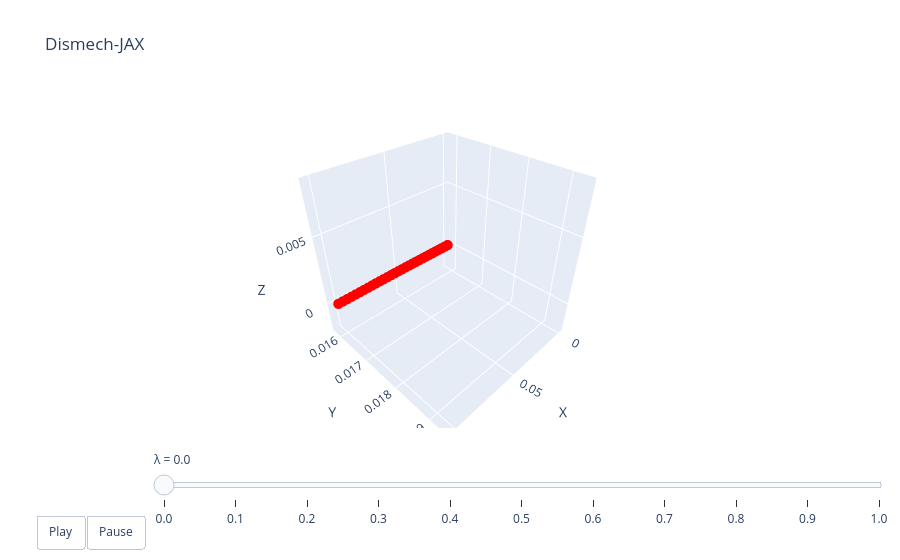

Here is the notebook cell this chart was saved with:
### Code cell
lambdas = jnp.linspace(0, 1.0, 11)
sim, state0, xf0, _, get_aux = get_triplets(der=True)
aux = get_aux(data["bi_aux"][2])
xfs = sim.solve(lambdas, xf0, None, aux, state0, config=hodel.SolverConfig(isteps=150))
animate_rod(sim, lambdas, xfs, aux)

### Figure 1 — Plotly figure (JSON) as saved in the notebook; plotly's stock layout.template omitted (floating-point values rounded to 4 significant figures)
{"data": [{"line": {"color": "black", "width": 4}, "marker": {"color": "red", "size": 6}, "mode": "lines+markers", "name": "edges", "type": "scatter3d", "x": [0.000833, 0.004163, null, 0.004163, 0.007493, null, 0.007493, 0.01082, null, 0.01082, 0.01415, null, 0.01415, 0.01748, null, 0.01748, 0.02081, null, 0.02081, 0.02414, null, 0.02414, 0.02747, null, 0.02747, 0.0308, null, 0.0308, 0.03413, null, 0.03413, 0.03746, null, 0.03746, 0.04079, null, 0.04079, 0.04412, null, 0.04412, 0.04745, null, 0.04745, 0.05078, null, 0.05078, 0.05411, null, 0.05411, 0.05744, null, 0.05744, 0.06077, null, 0.06077, 0.0641, null, 0.0641, 0.06743, null, 0.06743, 0.07076, null, 0.07076, 0.07409, null, 0.07409, 0.07742, null, 0.07742, 0.08075, null, 0.08075, 0.08408, null, 0.08408, 0.08741, null, 0.08741, 0.09074, null, 0.09074, 0.09407, null, 0.09407, 0.0974, null, 0.0974, 0.1007, null], "y": [0.01586, 0.01586, null, 0.01586, 0.01586, null, 0.01586, 0.01586, null, 0.01586, 0.01586, null, 0.01586, 0.01586, null, 0.01586, 0.01586, null, 0.01586, 0.01586, null, 0.01586, 0.01586, null, 0.01586, 0.01586, null, 0.01586, 0.01586, null, 0.01586, 0.01586, null, 0.01586, 0.01586, null, 0.01586, 0.01586, null, 0.01586, 0.01586, null, 0.01586, 0.01586, null, 0.01586, 0.01586, null, 0.01586, 0.01586, null, 0.01586, 0.01586, null, 0.01586, 0.01586, null, 0.01586, 0.01586, null, 0.01586, 0.01586, null, 0.01586, 0.01586, null, 0.01586, 0.01586, null, 0.01586, 0.01586, null, 0.01586, 0.01586, null, 0.01586, 0.01586, null, 0.01586, 0.01586, null, 0.01586, 0.01586, null, 0.01586, 0.01586, null, 0.01586, 0.01586, null], "z": [0, 0, null, 0, 9.292e-07, null, 9.292e-07, 2.588e-06, null, 2.588e-06, 4.793e-06, null, 4.793e-06, 7.374e-06, null, 7.374e-06, 1.018e-05, null, 1.018e-05, 1.306e-05, null, 1.306e-05, 1.59e-05, null, 1.59e-05, 1.858e-05, null, 1.858e-05, 2.102e-05, null, 2.102e-05, 2.312e-05, null, 2.312e-05, 2.482e-05, null, 2.482e-05, 2.607e-05, null, 2.607e-05, 2.684e-05, null, 2.684e-05, 2.71e-05, null, 2.71e-05, 2.684e-05, null, 2.684e-05, 2.607e-05, null, 2.607e-05, 2.482e-05, null, 2.482e-05, 2.312e-05, null, 2.312e-05, 2.102e-05, null, 2.102e-05, 1.858e-05, null, 1.858e-05, 1.59e-05, null, 1.59e-05, 1.306e-05, null, 1.306e-05, 1.018e-05, null, 1.018e-05, 7.374e-06, null, 7.374e-06, 4.793e-06, null, 4.793e-06, 2.588e-06, null, 2.588e-06, 9.292e-07, null, 9.292e-07, 0, null, 0, 0, null]}], "layout": {"scene": {"xaxis": {"range": [-0.004162, 0.1057], "title": {"text": "X"}}, "yaxis": {"range": [0.01569, 0.01947], "title": {"text": "Y"}}, "zaxis": {"range": [-0.002344, 0.008615], "title": {"text": "Z"}}}, "sliders": [{"currentvalue": {"prefix": "λ = "}, "steps": [{"args": [["0.0"], {"frame": {"duration": 50, "redraw": true}, "mode": "immediate"}], "label": "0.0", "method": "animate"}, {"args": [["0.1"], {"frame": {"duration": 50, "redraw": true}, "mode": "immediate"}], "label": "0.1", "method": "animate"}, {"args": [["0.2"], {"frame": {"duration": 50, "redraw": true}, "mode": "immediate"}], "label": "0.2", "method": "animate"}, {"args": [["0.3"], {"frame": {"duration": 50, "redraw": true}, "mode": "immediate"}], "label": "0.3", "method": "animate"}, {"args": [["0.4"], {"frame": {"duration": 50, "redraw": true}, "mode": "immediate"}], "label": "0.4", "method": "animate"}, {"args": [["0.5"], {"frame": {"duration": 50, "redraw": true}, "mode": "immediate"}], "label": "0.5", "method": "animate"}, {"args": [["0.6"], {"frame": {"duration": 50, "redraw": true}, "mode": "immediate"}], "label": "0.6", "method": "animate"}, {"args": [["0.7"], {"frame": {"duration": 50, "redraw": true}, "mode": "immediate"}], "label": "0.7", "method": "animate"}, {"args": [["0.8"], {"frame": {"duration": 50, "redraw": true}, "mode": "immediate"}], "label": "0.8", "method": "animate"}, {"args": [["0.9"], {"frame": {"duration": 50, "redraw": true}, "mode": "immediate"}], "label": "0.9", "method": "animate"}, {"args": [["1.0"], {"frame": {"duration": 50, "redraw": true}, "mode": "immediate"}], "label": "1.0", "method": "animate"}], "transition": {"duration": 0}, "x": 0.1, "y": 0}], "title": {"text": "Dismech-JAX"}, "updatemenus": [{"buttons": [{"args": [null, {"frame": {"duration": 50, "redraw": true}, "fromcurrent": true}], "label": "Play", "method": "animate"}, {"args": [[null], {"frame": {"duration": 0, "redraw": true}, "mode": "immediate"}], "label": "Pause", "method": "animate"}], "direction": "left", "pad": {"r": 10, "t": 87}, "showactive": false, "type": "buttons", "x": 0.1, "xanchor": "right", "y": 0, "yanchor": "top"}]}}
